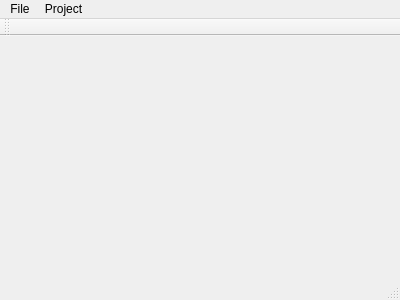
<?xml version="1.0" encoding="UTF-8"?>
<ui version="4.0">
 <class>RPIcontrol</class>
 <widget class="QMainWindow" name="RPIcontrol">
  <property name="geometry">
   <rect>
    <x>0</x>
    <y>0</y>
    <width>400</width>
    <height>300</height>
   </rect>
  </property>
  <property name="windowTitle">
   <string>RPIcontrol</string>
  </property>
  <widget class="QWidget" name="centralWidget"/>
  <widget class="QMenuBar" name="menuBar">
   <property name="geometry">
    <rect>
     <x>0</x>
     <y>0</y>
     <width>400</width>
     <height>28</height>
    </rect>
   </property>
   <widget class="QMenu" name="menuFile">
    <property name="title">
     <string>File</string>
    </property>
   </widget>
   <widget class="QMenu" name="menuProject">
    <property name="title">
     <string>Project</string>
    </property>
    <addaction name="actionMotorDriver"/>
   </widget>
   <addaction name="menuFile"/>
   <addaction name="menuProject"/>
  </widget>
  <widget class="QToolBar" name="mainToolBar">
   <attribute name="toolBarArea">
    <enum>TopToolBarArea</enum>
   </attribute>
   <attribute name="toolBarBreak">
    <bool>false</bool>
   </attribute>
  </widget>
  <widget class="QStatusBar" name="statusBar"/>
  <action name="actionMotorDriver">
   <property name="text">
    <string>MotorDriver</string>
   </property>
  </action>
 </widget>
 <layoutdefault spacing="6" margin="11"/>
 <resources/>
 <connections/>
</ui>
